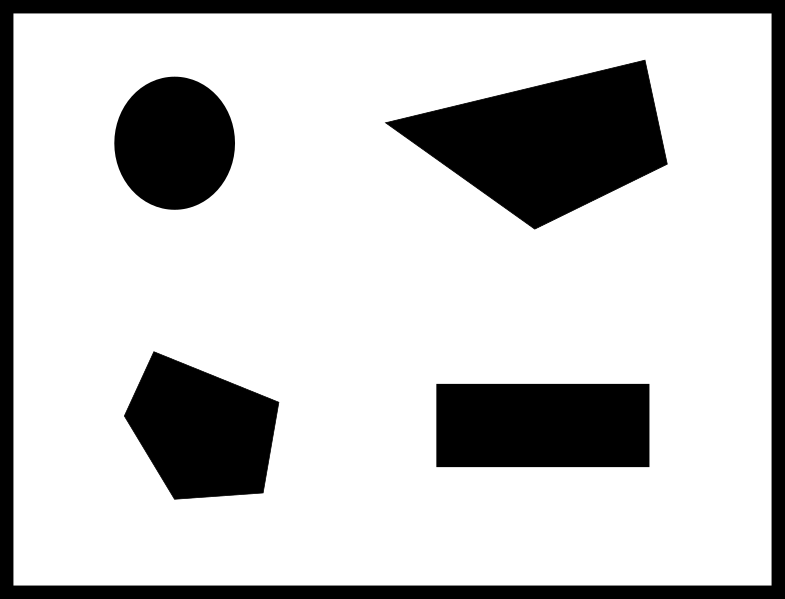
%> input picture rrt/bitmap.png, 785 x 599 px
$ octave rrt.m   (GNU Octave 9; MATLAB toolbox functions it lacks are replaced by stand-ins)
%> lines starting %> are read from the running program, lines starting %| are printed output that depends on the picture; in (x1, y1, x2, y2) boxes, pixels count from 0 and x2, y2 are one past the last pixel; in counts of white or black regions, pixels touching at a corner belong together; the program's own positions count from 1
### rrt/extend_rrt.m
function [q_new, T, q_near] = extend_rrt(q, T, map)
    %EXTEND_RRT Summary of this function goes here
    %   Detailed explanation goes here

    % Finding nearest node to q

    if size(T.Vertices, 1) == 1
        q_near = T.Vertices;
    else
        q_near = T.Vertices(1, :);
    end
    minDist = sqrt((q(1) - q_near(1))^2 + (q(2) - q_near(2))^2);
    for k=2:size(T.Vertices, 1)
        candidate = T.Vertices(k, :);
        dist = sqrt((q(1) - candidate(1))^2 + (q(2) - candidate(2))^2);
        if (dist < minDist)
           q_near = candidate;
           minDist = dist;
        end
    end

    % Setting step_size
    step_size = minDist/10;

    % Computing q_new
    q_new = round(q_near + step_size * ((q - q_near)/minDist));

    % Checking collision
    if map(q_new(2), q_new(1), 1) == 255 && isCollisionFree(q_near, q_new, map)
        T.Vertices = [T.Vertices; q_new];
        T.Edges = [T.Edges; [q_near, q_new]];
    else
        q_new = [-1, -1];
    end

end

### rrt/isCollisionFree.m
function result = isCollisionFree(q_start, q_goal, map)
    %ISCOLLISIONFREE Summary of this function goes here
    %   Detailed explanation goes here
    tolerance = 3;
    dist = sqrt((q_goal(1) - q_start(1))^2 + (q_goal(2) - q_start(2))^2);

    if dist <= tolerance
        result = 1;
    else
        q_middle = round((q_start + q_goal)/2);

        if map(q_middle(2), q_middle(1), 1) < 255
            result = 0;
        else
            left = isCollisionFree(q_start, q_middle, map);
            right = isCollisionFree(q_middle, q_goal, map);
            result = left && right;
        end

    end

end

### rrt/rrt.m
% Glauber Rodrigues Leite

clear;
clc;

epsilon = 10;
map = imread('bitmap.png');
%> map is the input picture: size 599x785x3 uint8; min 0, max 255, mean 196
map_clean = map;
[height, width, ~] = size(map);
%> height = 599; width = 785

robot_size = 10;

q_goal = [722, 78];
%q_goal = [90, 62];

l = 1000;

q_start = [width/2, height/2];
%> q_start = [392.5 299.5]

map = insertShape(map,'FilledCircle',[q_goal(1) q_goal(2) robot_size], 'Color', 'green');
map = insertShape(map,'FilledCircle',[q_start(1) q_start(2) robot_size], 'Color', 'green');
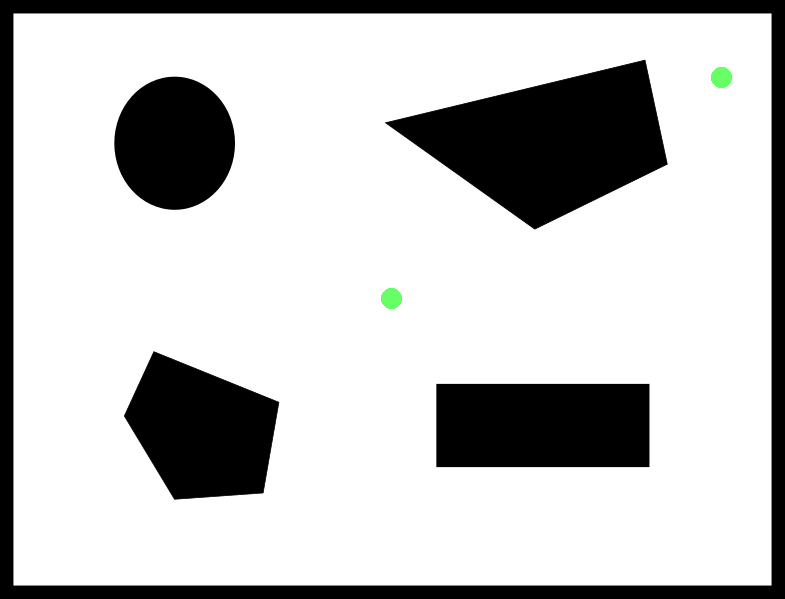
%> map: size 599x785x3 uint8; mean R, G, B 195.7, 196, 195.7

T_1.Vertices = q_start;
%> T_1.Vertices = [392.5 299.5]
T_1.Edges = [];
T_2.Vertices = q_goal;
T_2.Edges = [];

epoch = 1;
merged = false;

while epoch < l
    % Computing random configuration within Q_free space
    % Using Normal Random Distribution
    q_rand = round([rand*width, rand*height]);

    while ~any(q_rand) || map(q_rand(2), q_rand(1), 1) < 255
        q_rand = round([rand*width, rand*height]);
    end

    [q_new_1, T_1, q_near_1] = extend_rrt(q_rand, T_1, map_clean);

    if q_new_1(1) ~= -1
        [q_new_2, T_2, q_near_2] = extend_rrt(q_new_1, T_2, map_clean);

        if norm(q_new_1 - q_new_2) <= epsilon
            merged = true;
            epoch = l;
        else
            % Swapping T_1 and T_2
            aux = T_1;
            T_1 = T_2;
            T_2 = aux;
        end

    end

    something = false;
    if q_new_1(1) ~= -1

        % Making changes on image
        map = insertShape(map,'FilledCircle',[q_new_1 robot_size], 'Color', 'red');
        map = insertShape(map,'Line',[q_new_1 q_near_1], 'Color', 'red', 'LineWidth', 5);
        image(map)

        something = true;
    end

    if q_new_2(1) ~= -1

        % Making changes on image
        map = insertShape(map,'FilledCircle',[q_new_2 robot_size], 'Color', 'red');
        map = insertShape(map,'Line',[q_new_2 q_near_2], 'Color', 'red', 'LineWidth', 5);
        image(map)

        something = true;
    end

    if something
        pause
    end

    epoch = epoch + 1;
end
%> this loop made 15 passes
%> pass 1, `map = insertShape(map,'FilledCircle',[q_new_1 robot_size], 'Color', 'r..`:
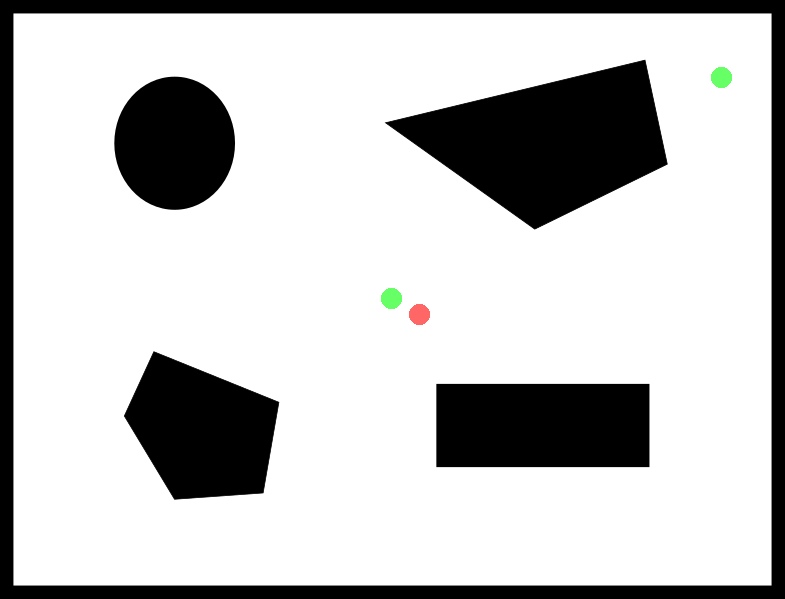
%> map: size 599x785x3 uint8; 0.07% of pixels changed, all inside (x1, y1, x2, y2) = (409, 304, 430, 325)
%> pass 1, `map = insertShape(map,'Line',[q_new_1 q_near_1], 'Color', 'red', 'Line..`:
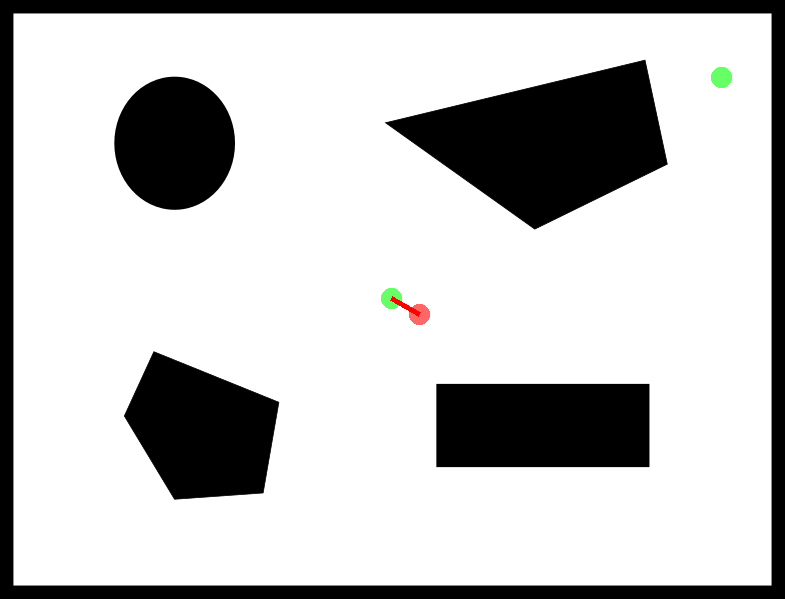
%> map: size 599x785x3 uint8; 0.1% of pixels changed, all inside (x1, y1, x2, y2) = (390, 296, 430, 325)
%> pass 1, `map = insertShape(map,'FilledCircle',[q_new_2 robot_size], 'Color', 'r..`:
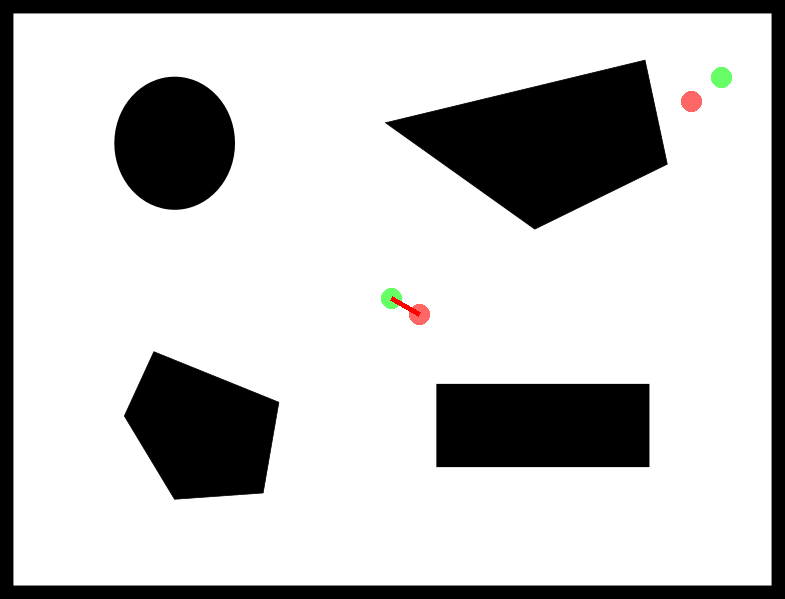
%> map: size 599x785x3 uint8; 0.17% of pixels changed, all inside (x1, y1, x2, y2) = (390, 91, 702, 325)
%> pass 1, `map = insertShape(map,'Line',[q_new_2 q_near_2], 'Color', 'red', 'Line..`:
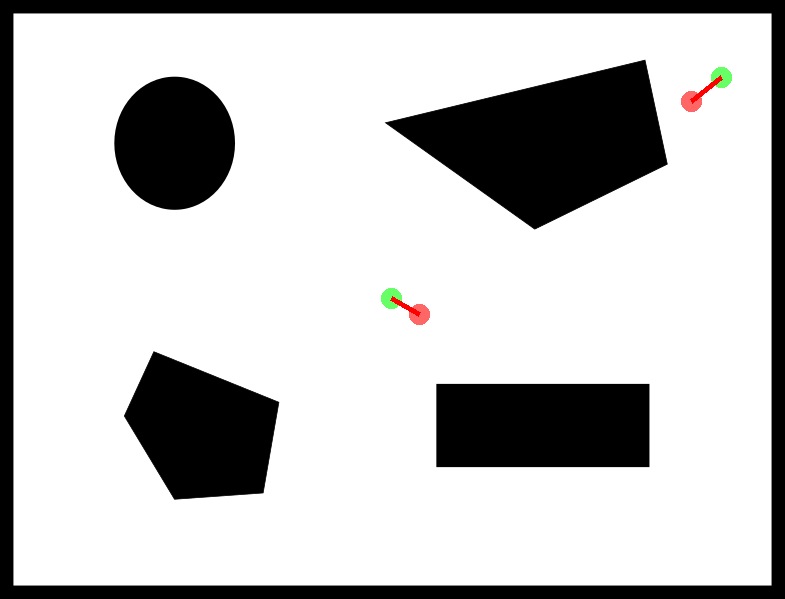
%> map: size 599x785x3 uint8; 0.2% of pixels changed, all inside (x1, y1, x2, y2) = (390, 75, 723, 325)
%> after the loop:
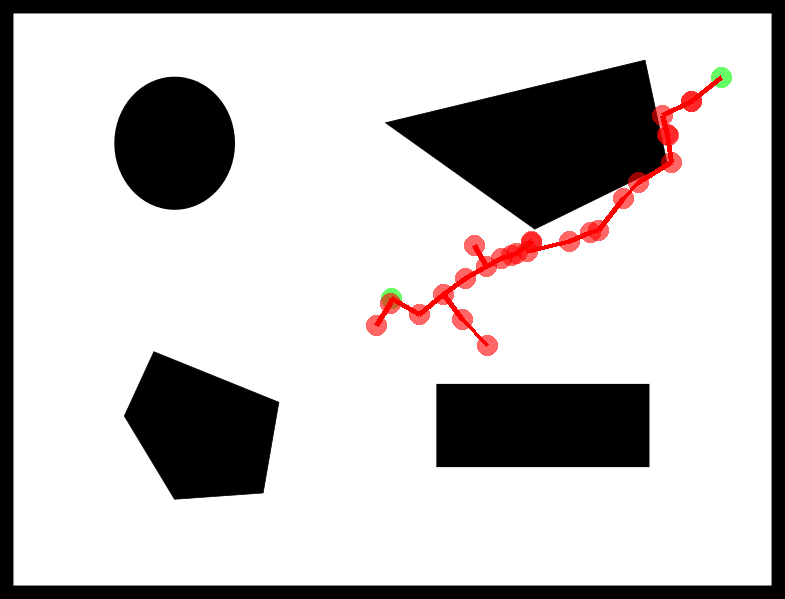
%> map: size 599x785x3 uint8; 1.71% of pixels changed, all inside (x1, y1, x2, y2) = (366, 75, 723, 356)
